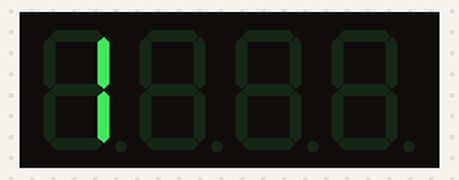
Bench run of a sketch on a simulated Arduino Uno, built with avr-gcc and run on an emulated ATmega328P. On the bench: 4-digit seven-segment display.

Above: at 0.1 s.
At 5.1 s:
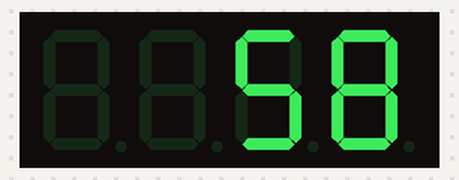
At 10.2 s:
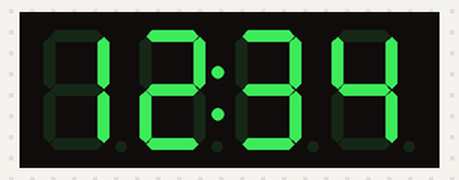
At 19.4 s:
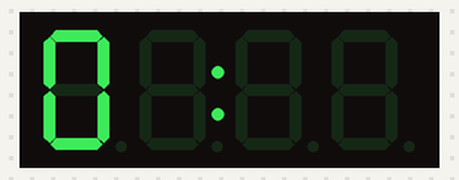
At 28.5 s:
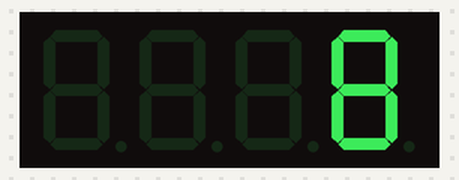
At 38.7 s:
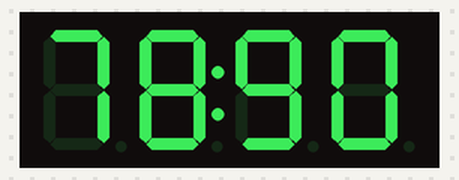

The sketch:

L0046_Arduino.ino
```cpp
#include <TM1637.h>
#define CLK 6
#define DIO 7
TM1637 Display1(CLK, DIO);

#define CHAR_BLANK 127
void setup() {
  Display1.init();
  Display1.set(BRIGHT_DARKEST); // กำหนดความสว่าง 0-7 หรือกำหนดผ่านค่าคง
}          // BRIGHT_TYPICAL = 2 , BRIGHT_DARKEST = 0 , BRIGHTEST = 7

void loop() {
  Display1.display(0, 1); // แสดงเลข 1 ที่หลัก 0
  delay(1000);            // *** หลัก (0,1,2,3) นับจากซ้ายตามลำดับ

  Display1.display(1, 2); // แสดงเลข 2 ที่หลัก 1
  delay(1000);

  Display1.display(2, 5); // แสดงเลข 5 ที่หลัก 2
  delay(1000);

  Display1.display(3, 8); // แสดงเลข 8 ที่หลัก 3
  delay(1000);

  Display1.display(0, CHAR_BLANK); // แสดง ' ' (ช่องว่าง) ที่หลัก 0
  delay(1000);

  Display1.display(1, CHAR_BLANK); // แสดง ' ' (ช่องว่าง) ที่หลัก 1
  delay(1000);

  Display1.display(2, CHAR_BLANK); // แสดง ' '  (ช่องว่าง)ที่หลัก 2
  delay(1000);

  Display1.display(3, CHAR_BLANK); // แสดง ' ' (ช่องว่าง) ที่หลัก 3
  delay(1000);

  Display1.point(POINT_ON); // เปิดแสดงจุด ":" ระหว่างหลัก 1 กับ หลัก 2
  Display1.clearDisplay();  // ต้องตาม Function นี้  จุดถึงจะแสดง
  delay(1000);

  Display1.point(POINT_OFF);  // ปิดแสดงจุด ":" ระหว่างหลัก 1 กับ หลัก 2
  Display1.clearDisplay();  // ต้องตาม Function นี้  จุดถึงจะปิดไม่แสดง
  delay(1000);

  Display1.point(POINT_ON);
  Display1.clearDisplay();
  Display1.display(0, 1);
  Display1.display(1, 2);
  Display1.display(2, 3);
  Display1.display(3, 4);
  delay(1000);

  Display1.display(0, 2);
  Display1.display(1, 3);
  Display1.display(2, 4);
  Display1.display(3, 5);
  delay(1000);

  Display1.display(0, 3);
  Display1.display(1, 4);
  Display1.display(2, 5);
  Display1.display(3, 6);
  delay(1000);

  Display1.display(0, 4);
  Display1.display(1, 5);
  Display1.display(2, 6);
  Display1.display(3, 7);
  delay(1000);

  Display1.display(0, 5);
  Display1.display(1, 6);
  Display1.display(2, 7);
  Display1.display(3, 8);
  delay(1000);

  Display1.display(0, 6);
  Display1.display(1, 7);
  Display1.display(2, 8);
  Display1.display(3, 9);
  delay(1000);

  Display1.display(0, 7);
  Display1.display(1, 8);
  Display1.display(2, 9);
  Display1.display(3, 0);
  delay(1000);
  Display1.clearDisplay();

  Display1.display(0, 8);
  Display1.display(1, 9);
  Display1.display(2, 0);
  delay(1000);
  Display1.clearDisplay();

  Display1.display(0, 9);
  Display1.display(1, 0);
  delay(1000);
  Display1.clearDisplay();

  Display1.display(0, 0);
  delay(1000);
  Display1.clearDisplay();

  Display1.display(0, 8);
  Display1.display(1, 8);
  Display1.display(2, 8);
  Display1.display(3, 8);
  delay(1000);

  Display1.point(POINT_OFF);
  Display1.clearDisplay();
  delay(1000);

}
```

Measured:
- what the display in image 1 shows lasts 1.1 s, from 5.0 s to 6.1 s
